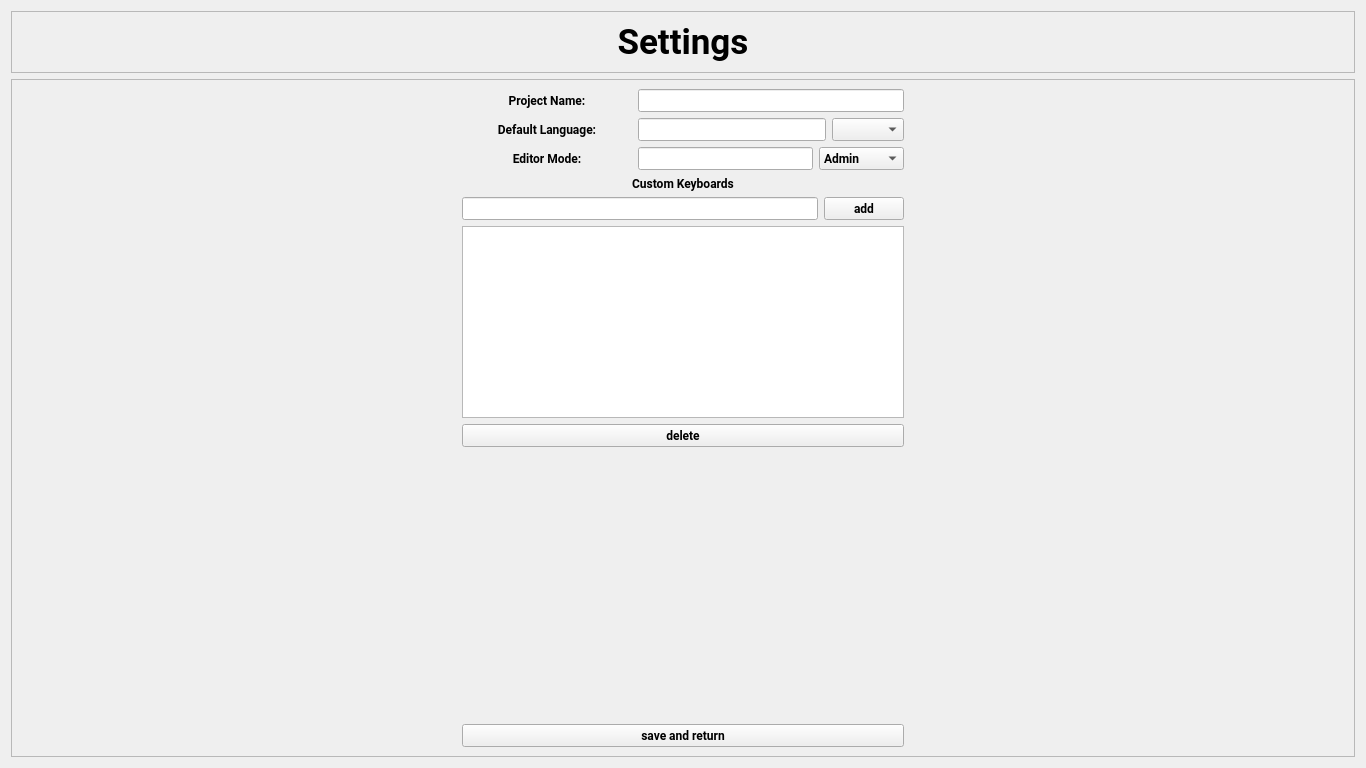
<?xml version="1.0" encoding="UTF-8"?>
<ui version="4.0">
 <class>Settings</class>
 <widget class="QWidget" name="Settings">
  <property name="geometry">
   <rect>
    <x>0</x>
    <y>0</y>
    <width>1366</width>
    <height>768</height>
   </rect>
  </property>
  <property name="font">
   <font>
    <family>Roboto</family>
    <weight>50</weight>
    <bold>false</bold>
   </font>
  </property>
  <property name="windowTitle">
   <string>Form</string>
  </property>
  <layout class="QGridLayout" name="gridLayout_4">
   <item row="0" column="0">
    <widget class="QFrame" name="frame">
     <property name="minimumSize">
      <size>
       <width>320</width>
       <height>0</height>
      </size>
     </property>
     <property name="maximumSize">
      <size>
       <width>16777215</width>
       <height>75</height>
      </size>
     </property>
     <property name="font">
      <font>
       <family>Roboto Mono</family>
       <weight>75</weight>
       <bold>true</bold>
      </font>
     </property>
     <property name="frameShape">
      <enum>QFrame::StyledPanel</enum>
     </property>
     <property name="frameShadow">
      <enum>QFrame::Raised</enum>
     </property>
     <layout class="QGridLayout" name="gridLayout">
      <item row="0" column="0">
       <widget class="QLabel" name="headline">
        <property name="maximumSize">
         <size>
          <width>16777215</width>
          <height>100</height>
         </size>
        </property>
        <property name="font">
         <font>
          <family>Roboto Mono</family>
          <pointsize>26</pointsize>
          <weight>75</weight>
          <bold>true</bold>
         </font>
        </property>
        <property name="text">
         <string>Settings</string>
        </property>
        <property name="alignment">
         <set>Qt::AlignCenter</set>
        </property>
       </widget>
      </item>
     </layout>
    </widget>
   </item>
   <item row="2" column="0">
    <widget class="QFrame" name="frame_2">
     <property name="minimumSize">
      <size>
       <width>320</width>
       <height>0</height>
      </size>
     </property>
     <property name="maximumSize">
      <size>
       <width>16777215</width>
       <height>16777215</height>
      </size>
     </property>
     <property name="font">
      <font>
       <family>Roboto Mono</family>
       <weight>75</weight>
       <bold>true</bold>
      </font>
     </property>
     <property name="frameShape">
      <enum>QFrame::StyledPanel</enum>
     </property>
     <property name="frameShadow">
      <enum>QFrame::Raised</enum>
     </property>
     <layout class="QGridLayout" name="gridLayout_2">
      <item row="0" column="1">
       <layout class="QVBoxLayout" name="verticalLayout_2">
        <item>
         <layout class="QHBoxLayout" name="horizontalLayout">
          <item>
           <widget class="QLabel" name="name_headline">
            <property name="minimumSize">
             <size>
              <width>170</width>
              <height>0</height>
             </size>
            </property>
            <property name="font">
             <font>
              <family>Roboto Mono</family>
              <weight>75</weight>
              <bold>true</bold>
             </font>
            </property>
            <property name="text">
             <string>Project Name:</string>
            </property>
            <property name="alignment">
             <set>Qt::AlignCenter</set>
            </property>
           </widget>
          </item>
          <item>
           <widget class="QLineEdit" name="name_field">
            <property name="font">
             <font>
              <family>Roboto Mono</family>
              <weight>75</weight>
              <bold>true</bold>
             </font>
            </property>
            <property name="text">
             <string/>
            </property>
            <property name="readOnly">
             <bool>false</bool>
            </property>
            <property name="placeholderText">
             <string/>
            </property>
           </widget>
          </item>
         </layout>
        </item>
        <item>
         <layout class="QHBoxLayout" name="horizontalLayout_3">
          <item>
           <widget class="QLabel" name="language_headline">
            <property name="minimumSize">
             <size>
              <width>170</width>
              <height>0</height>
             </size>
            </property>
            <property name="font">
             <font>
              <family>Roboto Mono</family>
              <weight>75</weight>
              <bold>true</bold>
             </font>
            </property>
            <property name="text">
             <string>Default Language:</string>
            </property>
            <property name="alignment">
             <set>Qt::AlignCenter</set>
            </property>
           </widget>
          </item>
          <item>
           <layout class="QHBoxLayout" name="horizontalLayout_2">
            <item>
             <widget class="QLineEdit" name="language_field">
              <property name="font">
               <font>
                <family>Roboto Mono</family>
                <weight>75</weight>
                <bold>true</bold>
               </font>
              </property>
              <property name="text">
               <string/>
              </property>
              <property name="readOnly">
               <bool>true</bool>
              </property>
              <property name="placeholderText">
               <string/>
              </property>
             </widget>
            </item>
            <item>
             <widget class="QComboBox" name="language_box">
              <property name="font">
               <font>
                <family>Roboto Mono</family>
                <weight>75</weight>
                <bold>true</bold>
               </font>
              </property>
              <property name="currentText">
               <string/>
              </property>
             </widget>
            </item>
           </layout>
          </item>
         </layout>
        </item>
        <item>
         <layout class="QHBoxLayout" name="horizontalLayout_4">
          <item>
           <widget class="QLabel" name="editor_headline">
            <property name="minimumSize">
             <size>
              <width>170</width>
              <height>0</height>
             </size>
            </property>
            <property name="font">
             <font>
              <family>Roboto Mono</family>
              <weight>75</weight>
              <bold>true</bold>
             </font>
            </property>
            <property name="text">
             <string>Editor Mode:</string>
            </property>
            <property name="alignment">
             <set>Qt::AlignCenter</set>
            </property>
           </widget>
          </item>
          <item>
           <layout class="QHBoxLayout" name="horizontalLayout_5">
            <item>
             <widget class="QLineEdit" name="editor_field">
              <property name="font">
               <font>
                <family>Roboto Mono</family>
                <weight>75</weight>
                <bold>true</bold>
               </font>
              </property>
              <property name="text">
               <string/>
              </property>
              <property name="readOnly">
               <bool>true</bool>
              </property>
              <property name="placeholderText">
               <string/>
              </property>
             </widget>
            </item>
            <item>
             <widget class="QComboBox" name="editor_box">
              <property name="font">
               <font>
                <family>Roboto Mono</family>
                <weight>75</weight>
                <bold>true</bold>
               </font>
              </property>
              <property name="currentText">
               <string>Admin</string>
              </property>
              <item>
               <property name="text">
                <string>Admin</string>
               </property>
              </item>
              <item>
               <property name="text">
                <string>Translator</string>
               </property>
              </item>
             </widget>
            </item>
           </layout>
          </item>
         </layout>
        </item>
        <item>
         <layout class="QVBoxLayout" name="verticalLayout">
          <item>
           <widget class="QLabel" name="custom_headline">
            <property name="font">
             <font>
              <family>Roboto Mono</family>
              <weight>75</weight>
              <bold>true</bold>
             </font>
            </property>
            <property name="text">
             <string>Custom Keyboards</string>
            </property>
            <property name="alignment">
             <set>Qt::AlignCenter</set>
            </property>
           </widget>
          </item>
          <item>
           <layout class="QHBoxLayout" name="horizontalLayout_6">
            <item>
             <widget class="QLineEdit" name="custom_field">
              <property name="font">
               <font>
                <family>Roboto Mono</family>
                <weight>75</weight>
                <bold>true</bold>
               </font>
              </property>
              <property name="text">
               <string/>
              </property>
              <property name="readOnly">
               <bool>false</bool>
              </property>
              <property name="placeholderText">
               <string/>
              </property>
             </widget>
            </item>
            <item>
             <widget class="QPushButton" name="custom_add_button">
              <property name="font">
               <font>
                <family>Roboto Mono</family>
                <weight>75</weight>
                <bold>true</bold>
               </font>
              </property>
              <property name="text">
               <string>add</string>
              </property>
             </widget>
            </item>
           </layout>
          </item>
          <item>
           <widget class="QListWidget" name="custom_list">
            <property name="maximumSize">
             <size>
              <width>16777215</width>
              <height>250</height>
             </size>
            </property>
            <property name="font">
             <font>
              <family>Roboto Mono</family>
              <weight>75</weight>
              <bold>true</bold>
             </font>
            </property>
           </widget>
          </item>
          <item>
           <widget class="QPushButton" name="custom_delete_button">
            <property name="font">
             <font>
              <family>Roboto Mono</family>
              <weight>75</weight>
              <bold>true</bold>
             </font>
            </property>
            <property name="text">
             <string>delete</string>
            </property>
           </widget>
          </item>
         </layout>
        </item>
       </layout>
      </item>
      <item row="0" column="0">
       <spacer name="horizontalSpacer_2">
        <property name="orientation">
         <enum>Qt::Horizontal</enum>
        </property>
        <property name="sizeHint" stdset="0">
         <size>
          <width>40</width>
          <height>20</height>
         </size>
        </property>
       </spacer>
      </item>
      <item row="2" column="1">
       <spacer name="verticalSpacer">
        <property name="orientation">
         <enum>Qt::Vertical</enum>
        </property>
        <property name="sizeHint" stdset="0">
         <size>
          <width>20</width>
          <height>40</height>
         </size>
        </property>
       </spacer>
      </item>
      <item row="0" column="2">
       <spacer name="horizontalSpacer">
        <property name="orientation">
         <enum>Qt::Horizontal</enum>
        </property>
        <property name="sizeHint" stdset="0">
         <size>
          <width>40</width>
          <height>20</height>
         </size>
        </property>
       </spacer>
      </item>
      <item row="3" column="1">
       <widget class="QPushButton" name="save_button">
        <property name="text">
         <string>save and return</string>
        </property>
       </widget>
      </item>
     </layout>
    </widget>
   </item>
  </layout>
 </widget>
 <resources/>
 <connections/>
</ui>
